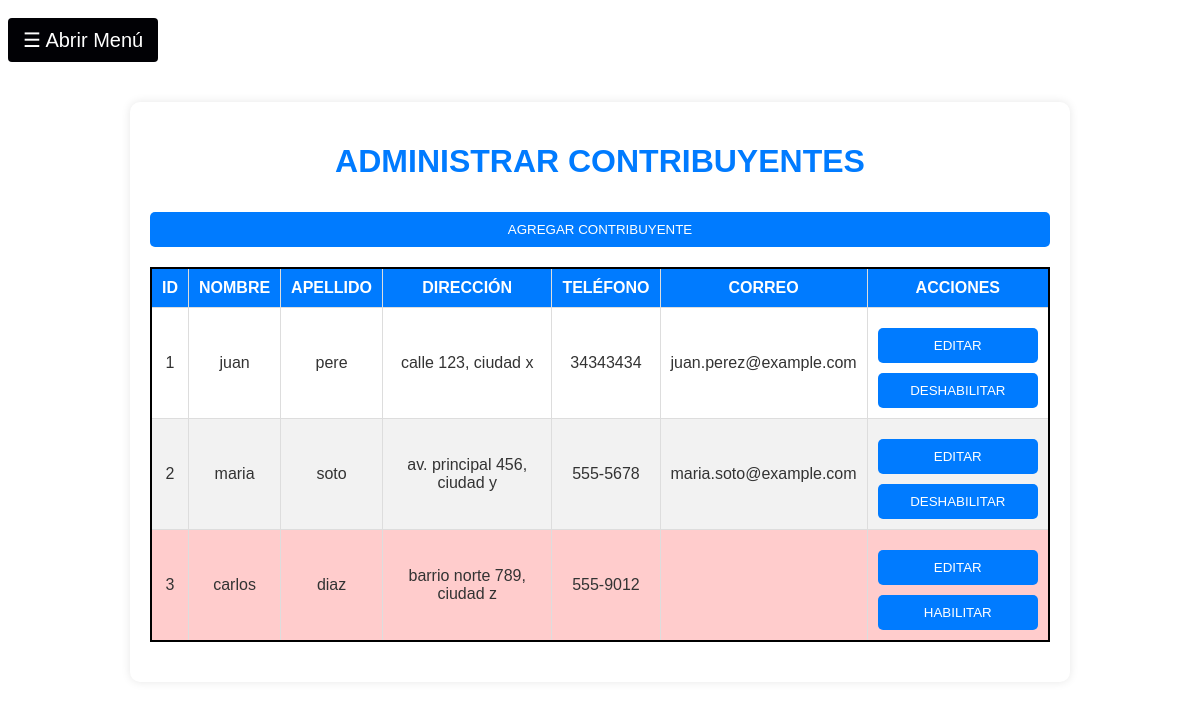
/contribuyentes.php, run on the app's committed database.
### tables this page shows
CREATE TABLE `contribuyentes` (
  `id` int(11) NOT NULL,
  `nombre` varchar(100) NOT NULL,
  `apellido` varchar(100) NOT NULL,
  `direccion` varchar(255) NOT NULL,
  `telefono` varchar(20) NOT NULL,
  `correo_electronico` varchar(100) DEFAULT NULL,
  `estado` enum('activo','inactivo') DEFAULT 'activo'
);

### contribuyentes.php (the view, shortened to what this page needs)
<!DOCTYPE html>
<html lang="es">
<head>
    <link rel="stylesheet" href="css/stylesContribuyentes.css">
    <link rel="stylesheet" href="css/sidebar.css">
</head>
<body>
    <button class="openbtn" onclick="openNav()">&#9776; Abrir Menú</button>
    <div class="container">
        <h1>ADMINISTRAR CONTRIBUYENTES</h1>
        <button id="agregarBtn">AGREGAR CONTRIBUYENTE</button>
        <table style="border: 2px solid black">
            <thead>
                <tr>
                    <th>ID</th>
                    <th>NOMBRE</th>
                    <th>APELLIDO</th>
                    <th>DIRECCIÓN</th>
                    <th>TELÉFONO</th>
                    <th>CORREO</th>
                    <th>ACCIONES</th>
                </tr>
            </thead>
            <tbody id="tablaContribuyentes">
            <?php
        include 'includes/conexion.php';
        $sql = "SELECT * FROM contribuyentes";
        $result = $conn->query($sql);
        if ($result->num_rows > 0) {
            while($row = $result->fetch_assoc()) {
                $disabled = ($row['estado'] == 'inactivo') ? 'DESABILITADO' : '';
                $buttonText = ($row['estado'] == 'inactivo') ? 'HABILITAR' : 'DESHABILITAR';
                $onClickFunction = ($row['estado'] == 'inactivo') ? "habilitarContribuyente({$row['id']})" : "eliminarContribuyente({$row['id']})";
                $rowColor = ($row['estado'] == 'inactivo') ? 'style="background-color: rgba(255, 0, 0, 0.2);"' : '';
                echo "<tr id='contribuyente-{$row['id']}' class='{$disabled}' {$rowColor}>
                        <td>{$row['id']}</td>
                        <td>{$row['nombre']}</td>
                        <td>{$row['apellido']}</td>
                        <td>{$row['direccion']}</td>
                        <td>{$row['telefono']}</td>
                        <td>{$row['correo_electronico']}</td>
                        <td class='acciones'>
                            <button onclick='editarContribuyente({$row['id']})'>EDITAR</button>
                            <button onclick='{$onClickFunction}'>{$buttonText}</button>
                        </td>
                      </tr>";
            }
        } else {
            echo "<tr><td colspan='7'>NO HAY CONTRIBUYENTES REGISTRADOS</td></tr>";
        }
    ?>
            </tbody>
        </table>
    </div>
</body>
</html>

### css/stylesContribuyentes.css (style rules this page uses)
body { font-family: Arial, sans-serif; background-image: url('http://equilibriumfitness-ra.free.nf/aguapotablepantalla5.jpg'); background-size: cover; background-repeat: no-repeat; background-position: center center; background-attachment: fixed; color: #333; }
.container { max-width: 900px; margin: 40px auto; padding: 20px; background-color: white; box-shadow: 0 0 10px rgba(0, 0, 0, 0.1); border-radius: 10px; }
h1 { text-align: center; color: #007BFF; }
table { width: 100%; border-collapse: collapse; margin: 20px 0; }
table, th, td { border: 1px solid #ddd; }
th, td { padding: 10px; text-align: center; }
th { background-color: #007BFF; color: white; }
tbody tr:nth-child(even) { background-color: #f2f2f2; }
button { width: 100%; padding: 10px; background-color: #007BFF; color: white; border: none; border-radius: 5px; cursor: pointer; margin-top: 10px; }

### css/sidebar.css (style rules this page uses)
.openbtn { background-color: #010105; color: white; border: none; cursor: pointer; border-radius: 4px; font-size: 20px; padding: 10px 15px; width: auto; }

### data on the page
contribuyentes: id "1", nombre "juan", apellido "pere", direccion "calle 123, ciudad x", telefono "34343434", correo_electronico "juan.perez@example.com", estado "DESHABILITAR"
contribuyentes: id "2", nombre "maria", apellido "soto", direccion "av. principal 456, ciudad y", telefono "555-5678", correo_electronico "maria.soto@example.com", estado "DESHABILITAR"
contribuyentes: id "3", nombre "carlos", apellido "diaz", direccion "barrio norte 789, ciudad z", telefono "555-9012", estado "HABILITAR"
